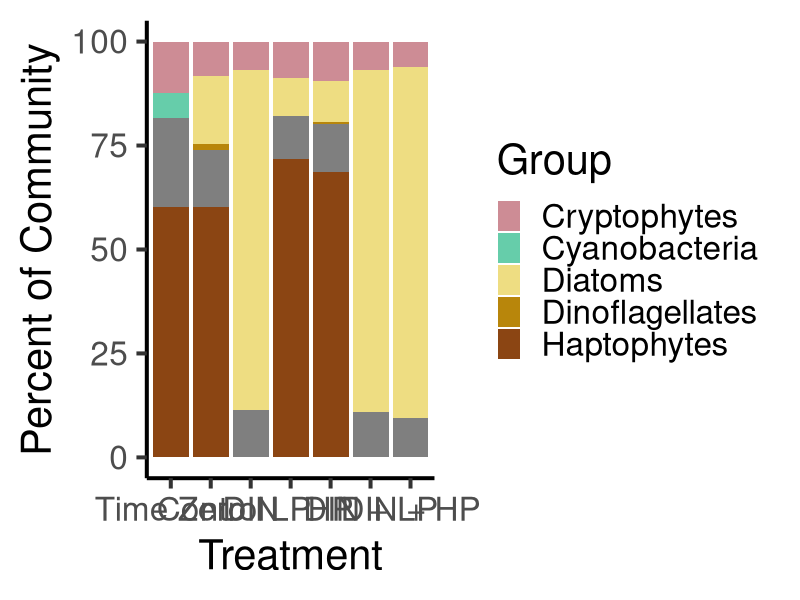

Write the R code that produced this figure. (Note: this script raises an error after producing the figure.)
#2024-03-12
#relative abundance figures

library(tidyverse)
library(dplyr)
library(lubridate)
library(readxl)
library(ggplot2)
library(car)
library(rstatix)
library(ggpubr)
theme_set(theme_pubr())




# import data

rel_data = read_excel("data/2024-03-11_relative_abundance.xlsx", sheet = "Sheet2")

glimpse(rel_data)

group_colors = c("Cyanobacteria" = "aquamarine3", "Cryptophytes" = "lightpink3", "Diatoms" = "lightgoldenrod", "Dinoflagellates" = "darkgoldenrod", "Green Algae" = "chartreuse4", "Haptophytes" = "chocolate4")

b1_relative_abundance = ggplot(rel_data, aes(fill = Group, y = Bioassay_1, x = fct_relevel(Treatment, "T0", "Control", "DIN", "LP", "HP", "DIN_LP", "DIN_HP"))) +
  geom_bar(position = "stack", stat = "identity") +
  scale_fill_manual(values = group_colors) +
  ylab("Percent of Community") + 
  xlab("Treatment") + 
  labs(fill = 'Group') +
  scale_x_discrete(labels = c("T0" = "Time Zero", "Control" = "Control", "DIN" = "DIN", "LP" = "LP", "HP" = "HP", "DIN_LP" = "DIN + LP", "DIN_HP" = "DIN + HP")) +
  theme_classic(base_size = 30)

ggsave(b1_biomass, filename = "figures/b1_community_biomass.png",
       device = "png", height = 12, width = 15)







rel_data_2 = read_excel("data/2024-03-11_relative_abundance.xlsx", sheet = "Sheet4")

glimpse(rel_data_2)

rel_data_2$Group = factor(rel_data_2$Group,
                          levels = c("Cyanobacteria", "Cryptophytes", "Diatoms", "Dinoflagellates", "Green_Algae", "dh"),
                          labels = c("Cyanobacteria", "Cryptophytes", "Diatoms", "Dinoflagellates", "Green Algae", "Diatoms/Haptophytes"))

group_colors_2 = c("Cyanobacteria" = "aquamarine3", "Cryptophytes" = "lightpink3", "Diatoms/Haptophytes" = "lightgoldenrod", "Dinoflagellates" = "darkgoldenrod", "Green Algae" = "chartreuse4")

b2_percent_comp = ggplot(rel_data_2, aes(fill = Group, y = Bioassay_2, x = fct_relevel(Treatment, "T0", "Control", "DIN", "LP", "HP", "DIN_LP", "DIN_HP"))) +
  geom_bar(position = "stack", stat = "identity") +
  scale_fill_manual(values = group_colors_2) +
  ylab("Percent of Community") + 
  xlab("Treatment") + 
  labs(fill = 'Group') +
  scale_x_discrete(labels = c("T0" = "Time Zero", "Control" = "Control", "DIN" = "DIN", "LP" = "LP", "HP" = "HP", "DIN_LP" = "DIN + LP", "DIN_HP" = "DIN + HP")) +
  theme_classic(base_size = 30)

ggsave(b2_percent_comp, filename = "figures/b2_percent_comp.png",
       device = "png", height = 12, width = 15)




b3_percent_comp = ggplot(rel_data_2, aes(fill = Group, y = Bioassay_3, x = fct_relevel(Treatment, "T0", "Control", "DIN", "LP", "HP", "DIN_LP", "DIN_HP"))) +
  geom_bar(position = "stack", stat = "identity") +
  scale_fill_manual(values = group_colors_2) +
  ylab("Percent of Community") + 
  xlab("Treatment") + 
  labs(fill = 'Group') +
  scale_x_discrete(labels = c("T0" = "Time Zero", "Control" = "Control", "DIN" = "DIN", "LP" = "LP", "HP" = "HP", "DIN_LP" = "DIN + LP", "DIN_HP" = "DIN + HP")) +
  theme_classic(base_size = 30)

ggsave(b3_percent_comp, filename = "figures/b3_percent_comp.png",
       device = "png", height = 12, width = 15)



b4_percent_comp = ggplot(rel_data_2, aes(fill = Group, y = Bioassay_4, x = fct_relevel(Treatment, "T0", "Control", "DIN", "LP", "HP", "DIN_LP", "DIN_HP"))) +
  geom_bar(position = "stack", stat = "identity") +
  scale_fill_manual(values = group_colors_2) +
  ylab("Percent of Community") + 
  xlab("Treatment") + 
  labs(fill = 'Group') +
  scale_x_discrete(labels = c("T0" = "Time Zero", "Control" = "Control", "DIN" = "DIN", "LP" = "LP", "HP" = "HP", "DIN_LP" = "DIN + LP", "DIN_HP" = "DIN + HP")) +
  theme_classic(base_size = 30)

ggsave(b4_percent_comp, filename = "figures/b4_percent_comp.png",
       device = "png", height = 12, width = 15)
